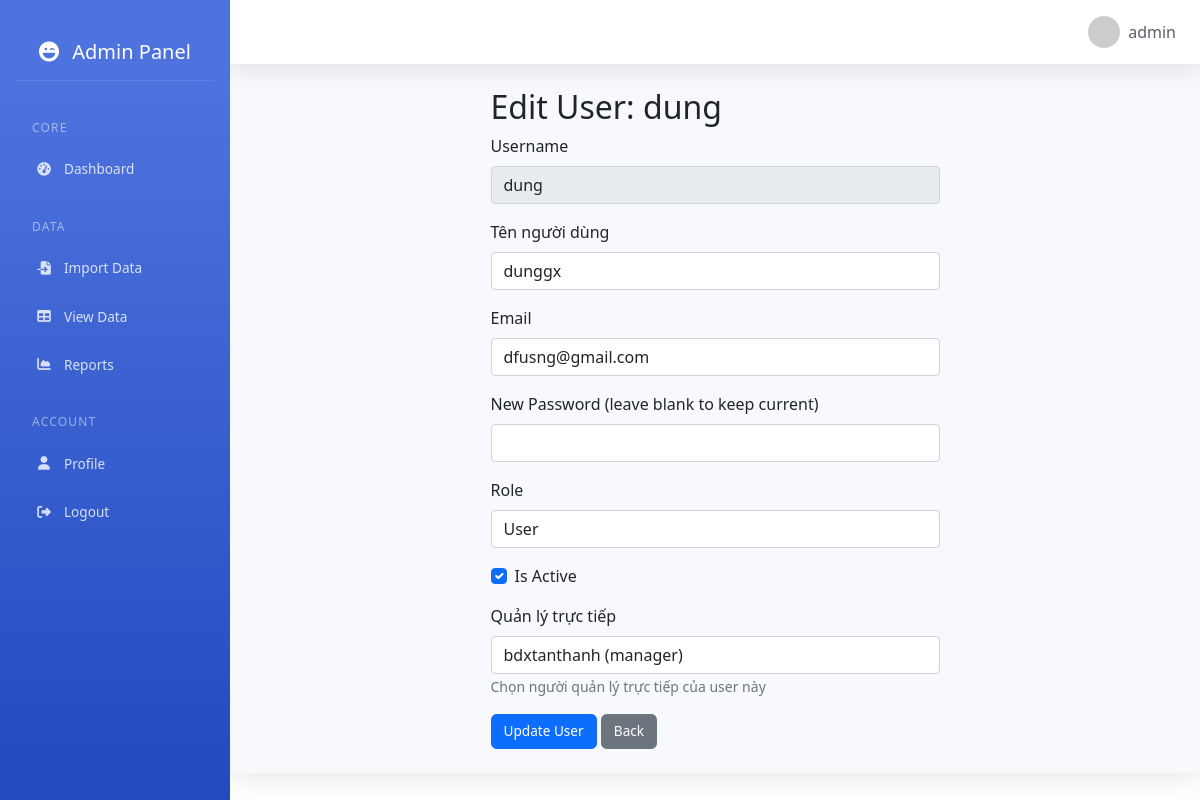
The app's page /admin/user/6 (signed in), older data.
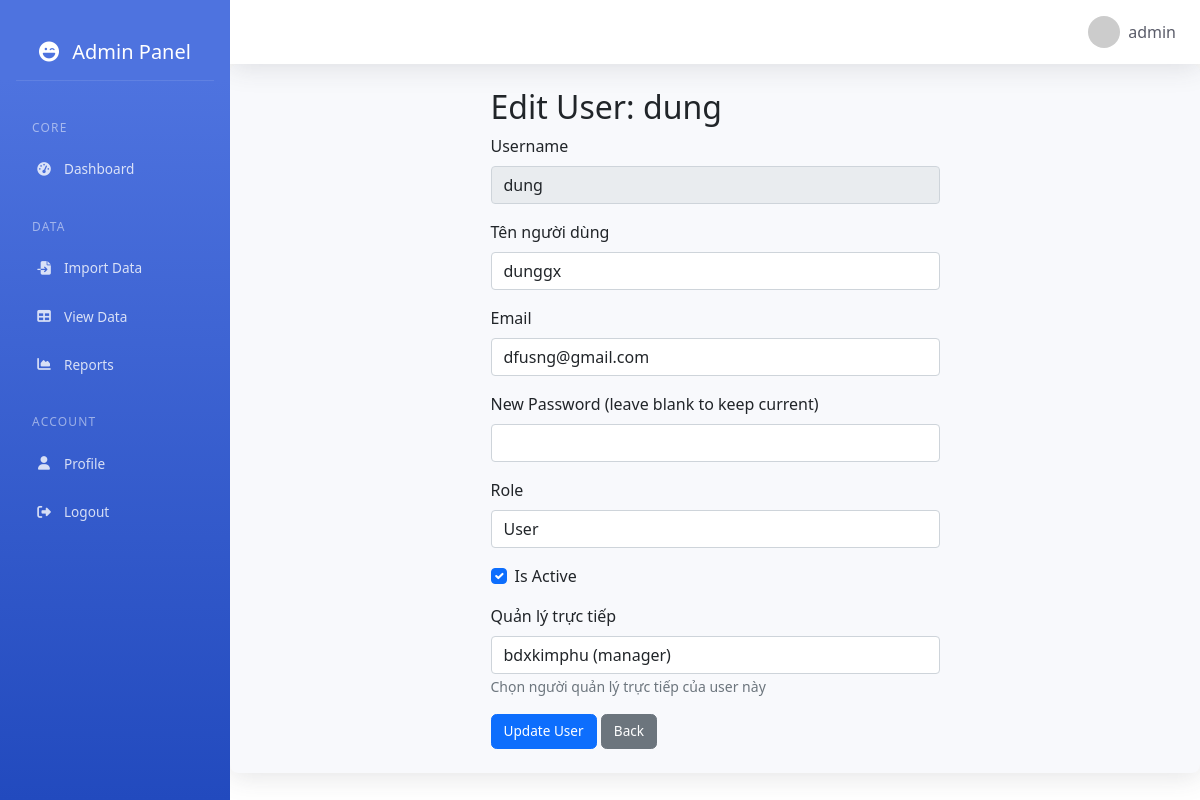
The same page, newer data.
### app.py (models this page shows, shortened)
class User(db.Model):
    id = db.Column(db.Integer, primary_key=True)
    username = db.Column(db.String(80), unique=True, nullable=False)
    full_name = db.Column(db.String(100))  # Thêm trường Tên người dùng
    email = db.Column(db.String(120), unique=True, nullable=False)
    password_hash = db.Column(db.String(120), nullable=False)
    role = db.Column(db.String(20), default='user')  # Đảm bảo column này tồn tại
    is_active = db.Column(db.Boolean, default=True)
    manager_id = db.Column(db.Integer, db.ForeignKey('user.id'), nullable=True)
    subordinates = db.relationship('User',
                                 backref=db.backref('manager', remote_side=[id]),
                                 lazy='dynamic',
                                 foreign_keys=[manager_id])
    @property
    def is_admin(self):
        return self.role == 'admin'

### app.py (the view, shortened to what this page needs)
@app.route('/admin/user/<int:user_id>', methods=['GET', 'POST'])
@admin_required
def admin_edit_user(user_id):
    user = User.query.get_or_404(user_id)
    current_user = User.query.filter_by(username=session['username']).first()
    managers = User.query.filter(
        User.role.in_(['admin', 'manager']),
        User.id != user_id
    ).all()
    return render_template('admin/edit_user.html',
                         user=user,
                         current_user=current_user,
                         managers=managers)

### app.py (called while the page is built)
def admin_required(f):
    @wraps(f)
    def decorated_function(*args, **kwargs):
        if 'username' not in session:
            return redirect(url_for('login'))
        user = User.query.filter_by(username=session['username']).first()
        if not user or not user.is_admin:
            abort(403)  # Forbidden
        return f(*args, **kwargs)
    return decorated_function

@app.context_processor
def utility_processor():
    return {
        'datetime': datetime
    }

### templates/admin/edit_user.html (shortened to what this page needs)
{% extends "base.html" %}
{% block content %}
    <div class="row">
        <div class="col-md-6 offset-md-3">
            <h2>Edit User: {{ user.username }}</h2>
            <form method="POST">
                <div class="mb-3">
                    <label class="form-label">Username</label>
                    <input type="text" value="{{ user.username }}" class="form-control" disabled>
                </div>
                <div class="mb-3">
                    <label class="form-label">Tên người dùng</label>
                    <input type="text" name="full_name" value="{{ user.full_name if user.full_name else '' }}" class="form-control" placeholder="Nhập tên đầy đủ">
                </div>
                <div class="mb-3">
                    <label class="form-label">Email</label>
                    <input type="email" name="email" value="{{ user.email }}" class="form-control" required>
                </div>
                <div class="mb-3">
                    <label class="form-label">New Password (leave blank to keep current)</label>
                    <input type="password" name="new_password" class="form-control">
                </div>
                <div class="mb-3">
                    <label class="form-label">Role</label>
                    <select name="role" class="form-control" required>
                        <option value="user" {% if user.role == 'user' %}selected{% endif %}>User</option>
                    </select>
                </div>
                <div class="mb-3 form-check">
                    <input type="checkbox" name="is_active" class="form-check-input" {% if user.is_active %}checked{% endif %}>
                    <label class="form-check-label">Is Active</label>
                </div>
                {% if user.role != 'admin' %}
                <div class="mb-3" id="manager-field">
                    <label class="form-label">Quản lý trực tiếp</label>
                    <select name="manager_id" class="form-control">
                        {% for manager in managers %}
                        {% if manager.id != user.id %}
                        <option value="{{ manager.id }}" {% if user.manager_id == manager.id %}selected{% endif %}>
                            {{ manager.username }} ({{ manager.role }})
                        </option>
                        {% endif %}
                        {% endfor %}
                    </select>
                    <small class="form-text text-muted">Chọn người quản lý trực tiếp của user này</small>
                </div>
                {% endif %}
                <button type="submit" class="btn btn-primary">Update User</button>
                <a href="{{ url_for('admin_dashboard') }}" class="btn btn-secondary">Back</a>
            </form>
        </div>
    </div>
{% endblock %}

Row changes from the older to the newer data that the page shows:
changed User "dung": manager_id "bdxtanthanh (manager)" → "bdxkimphu (manager)"
